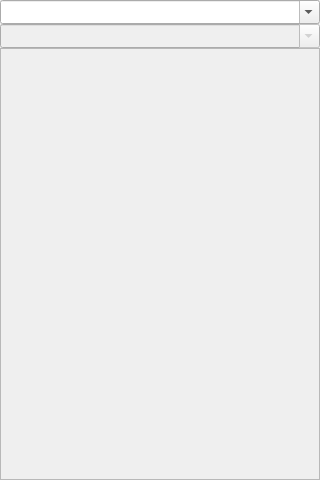
<?xml version="1.0" encoding="UTF-8"?>
<ui version="4.0">
 <class>nCppComponentLists</class>
 <widget class="QWidget" name="nCppComponentLists">
  <property name="geometry">
   <rect>
    <x>0</x>
    <y>0</y>
    <width>320</width>
    <height>480</height>
   </rect>
  </property>
  <property name="windowTitle">
   <string>C/C++ component lists</string>
  </property>
  <property name="toolTip">
   <string>C/C++ component lists</string>
  </property>
  <property name="statusTip">
   <string>C/C++ component lists</string>
  </property>
  <property name="whatsThis">
   <string>C/C++ component lists</string>
  </property>
  <widget class="QComboBox" name="Source">
   <property name="geometry">
    <rect>
     <x>0</x>
     <y>0</y>
     <width>320</width>
     <height>24</height>
    </rect>
   </property>
   <property name="toolTip">
    <string>Sources</string>
   </property>
   <property name="statusTip">
    <string>Sources</string>
   </property>
   <property name="whatsThis">
    <string>Sources</string>
   </property>
   <property name="editable">
    <bool>true</bool>
   </property>
   <property name="insertPolicy">
    <enum>QComboBox::NoInsert</enum>
   </property>
  </widget>
  <widget class="QComboBox" name="Version">
   <property name="enabled">
    <bool>false</bool>
   </property>
   <property name="geometry">
    <rect>
     <x>0</x>
     <y>24</y>
     <width>320</width>
     <height>24</height>
    </rect>
   </property>
   <property name="toolTip">
    <string>Versions</string>
   </property>
   <property name="statusTip">
    <string>Versions</string>
   </property>
   <property name="whatsThis">
    <string>Versions</string>
   </property>
   <property name="editable">
    <bool>true</bool>
   </property>
   <property name="insertPolicy">
    <enum>QComboBox::NoInsert</enum>
   </property>
  </widget>
  <widget class="QTreeWidget" name="Items">
   <property name="enabled">
    <bool>false</bool>
   </property>
   <property name="geometry">
    <rect>
     <x>0</x>
     <y>48</y>
     <width>320</width>
     <height>432</height>
    </rect>
   </property>
   <property name="toolTip">
    <string>Items</string>
   </property>
   <property name="statusTip">
    <string>Items</string>
   </property>
   <property name="whatsThis">
    <string>Items</string>
   </property>
   <property name="alternatingRowColors">
    <bool>true</bool>
   </property>
   <property name="rootIsDecorated">
    <bool>false</bool>
   </property>
   <attribute name="headerVisible">
    <bool>false</bool>
   </attribute>
   <column>
    <property name="text">
     <string notr="true">1</string>
    </property>
   </column>
  </widget>
 </widget>
 <resources/>
 <connections>
  <connection>
   <sender>Source</sender>
   <signal>activated(int)</signal>
   <receiver>nCppComponentLists</receiver>
   <slot>SourceChanged(int)</slot>
   <hints>
    <hint type="sourcelabel">
     <x>159</x>
     <y>11</y>
    </hint>
    <hint type="destinationlabel">
     <x>159</x>
     <y>239</y>
    </hint>
   </hints>
  </connection>
  <connection>
   <sender>Version</sender>
   <signal>activated(int)</signal>
   <receiver>nCppComponentLists</receiver>
   <slot>VersionChanged(int)</slot>
   <hints>
    <hint type="sourcelabel">
     <x>159</x>
     <y>35</y>
    </hint>
    <hint type="destinationlabel">
     <x>159</x>
     <y>239</y>
    </hint>
   </hints>
  </connection>
 </connections>
</ui>
